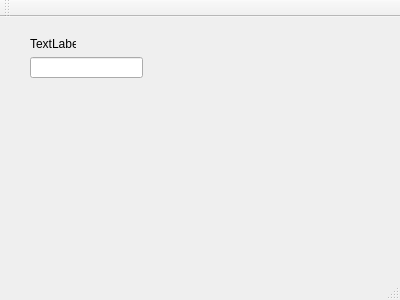
<?xml version="1.0" encoding="UTF-8"?>
<ui version="4.0">
 <class>MainWindow</class>
 <widget class="QMainWindow" name="MainWindow">
  <property name="geometry">
   <rect>
    <x>0</x>
    <y>0</y>
    <width>400</width>
    <height>300</height>
   </rect>
  </property>
  <property name="windowTitle">
   <string>MainWindow</string>
  </property>
  <widget class="QWidget" name="centralWidget">
   <widget class="QLabel" name="label">
    <property name="geometry">
     <rect>
      <x>30</x>
      <y>20</y>
      <width>46</width>
      <height>13</height>
     </rect>
    </property>
    <property name="text">
     <string>TextLabel</string>
    </property>
   </widget>
   <widget class="QLineEdit" name="lineEdit">
    <property name="geometry">
     <rect>
      <x>30</x>
      <y>40</y>
      <width>113</width>
      <height>21</height>
     </rect>
    </property>
   </widget>
  </widget>
  <widget class="QMenuBar" name="menuBar">
   <property name="geometry">
    <rect>
     <x>0</x>
     <y>0</y>
     <width>400</width>
     <height>18</height>
    </rect>
   </property>
  </widget>
  <widget class="QToolBar" name="mainToolBar">
   <attribute name="toolBarArea">
    <enum>TopToolBarArea</enum>
   </attribute>
   <attribute name="toolBarBreak">
    <bool>false</bool>
   </attribute>
  </widget>
  <widget class="QStatusBar" name="statusBar"/>
 </widget>
 <layoutdefault spacing="6" margin="11"/>
 <resources/>
 <connections>
  <connection>
   <sender>lineEdit</sender>
   <signal>editingFinished()</signal>
   <receiver>label</receiver>
   <slot>update()</slot>
   <hints>
    <hint type="sourcelabel">
     <x>43</x>
     <y>78</y>
    </hint>
    <hint type="destinationlabel">
     <x>44</x>
     <y>61</y>
    </hint>
   </hints>
  </connection>
 </connections>
</ui>
